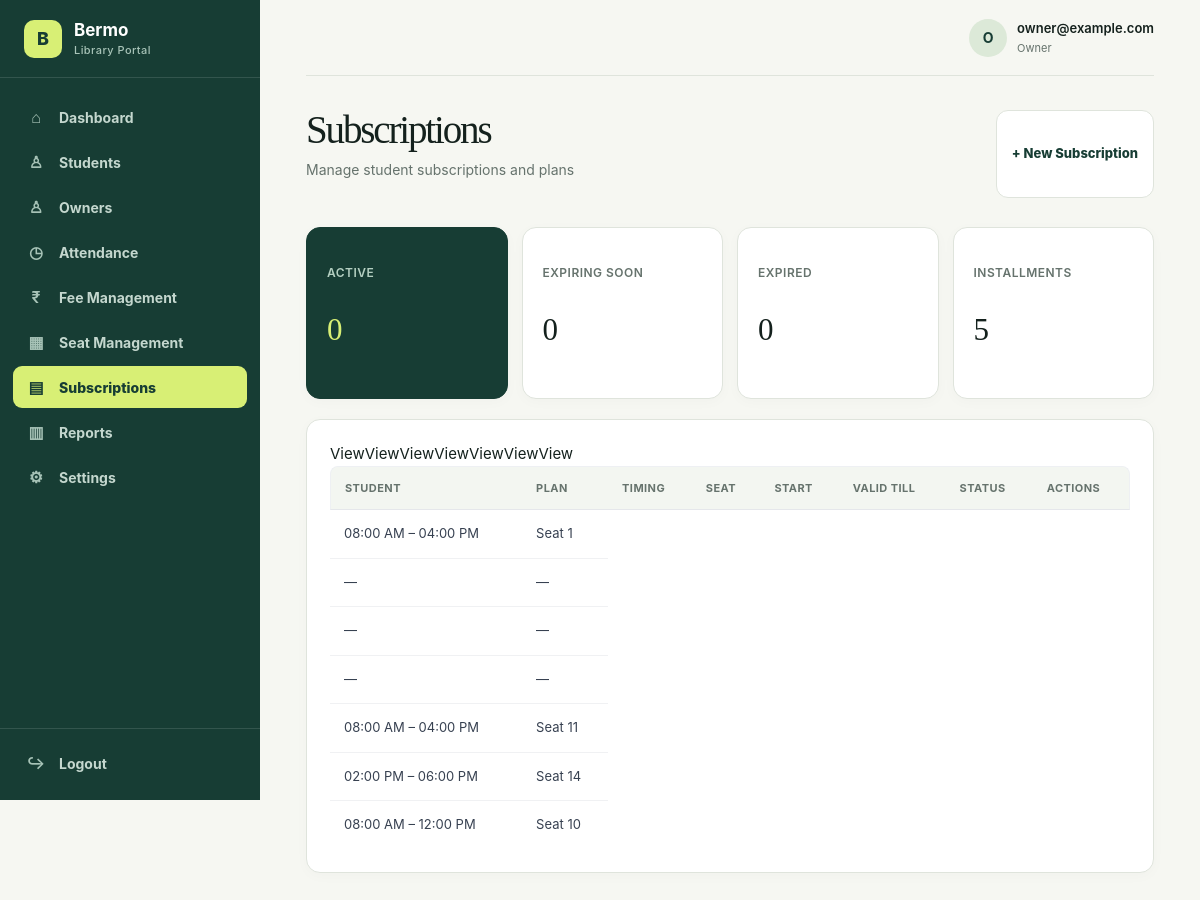
The page /management/subscriptions/ (signed in) on the database as committed earlier.
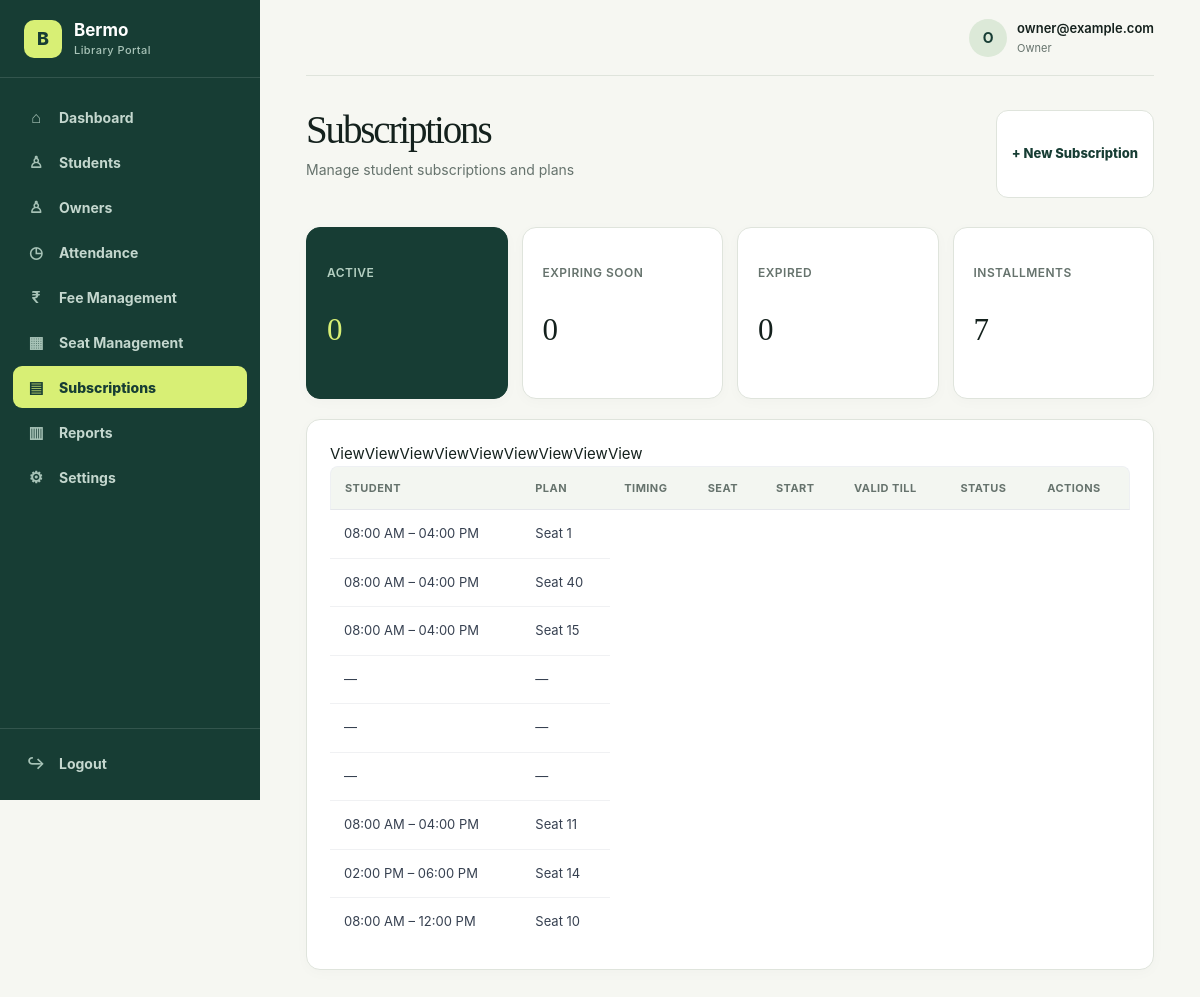
The same page on the database as committed later.
### library/models.py (models this page shows, shortened)
class Subscription(models.Model):
    STATUS_CHOICES = [
        ("ACTIVE", "Active"),
        ("EXPIRED", "Expired"),
        ("CANCELLED", "Cancelled"),
    ]
    subscription_id = models.AutoField(primary_key=True)
    student = models.ForeignKey(
        StudentProfile,
        on_delete=models.PROTECT,
        related_name="subscriptions"
    )
    plan = models.ForeignKey(
        SubscriptionPlan,
        on_delete=models.PROTECT,
        related_name="subscriptions"
    )
    time_slot = models.ForeignKey(
        TimeSlot,
        on_delete=models.PROTECT,
        null=True,
        blank=True,
        related_name="subscriptions"
    )
    start_date = models.DateField()
    end_date = models.DateField()
    status = models.CharField(
        max_length=20,
        choices=STATUS_CHOICES,
        default="ACTIVE"
    )
    created_at = models.DateTimeField(auto_now_add=True)

class SeatAllocation(models.Model):
    STATUS_CHOICES = [
        ("ACTIVE", "Active"),
        ("ENDED", "Ended"),
    ]
    allocation_id = models.AutoField(primary_key=True)
    student = models.ForeignKey(
        StudentProfile,
        on_delete=models.PROTECT,
        related_name="seat_allocations"
    )
    seat = models.ForeignKey(
        Seat,
        on_delete=models.PROTECT,
        related_name="allocations"
    )
    subscription = models.ForeignKey(
        Subscription,
        on_delete=models.PROTECT,
        related_name="seat_allocations"
    )
    start_date = models.DateField()
    end_date = models.DateField()
    start_time = models.TimeField(
        null=True,
        blank=True
    )
    end_time = models.TimeField(
        null=True,
        blank=True
    )
    status = models.CharField(
        max_length=20,
        choices=STATUS_CHOICES,
        default="ACTIVE"
    )

class Seat(models.Model):
    STATUS_CHOICES = [
        ("AVAILABLE", "Available"),
        ("OCCUPIED", "Occupied"),
        ("MAINTENANCE", "Maintenance"),
    ]
    seat_id = models.AutoField(primary_key=True)
    library = models.ForeignKey(
        Library,
        on_delete=models.CASCADE,
        related_name="seats"
    )
    seat_number = models.CharField(max_length=20)
    status = models.CharField(
        max_length=20,
        choices=STATUS_CHOICES,
        default="AVAILABLE"
    )
    class Meta:
        constraints = [
            models.UniqueConstraint(
                fields=["library", "seat_number"],
                name="unique_seat_per_library"
            )
        ]

### management/views.py (the view)
# urls.py: path("subscriptions/", views.subscriptions, name="students_subscriptions"),
@login_required
def subscriptions(request):
    today = timezone.localdate()
    active_allocations = Prefetch(
        "seat_allocations",
        queryset=SeatAllocation.objects.filter(
            status="ACTIVE"
        ).select_related("seat"),
        to_attr="current_allocations",
    )
    subscriptions = (
        Subscription.objects
        .select_related("student", "plan", "time_slot")
        .prefetch_related(active_allocations)
        .order_by("-start_date")
    )
    active_count = subscriptions.filter(
        status="ACTIVE",
        end_date__gte=today,
    ).count()
    expiring_count = subscriptions.filter(
        status="ACTIVE",
        end_date__range=[today, today + timedelta(days=7)],
    ).count()
    expired_count = subscriptions.filter(
        Q(status="EXPIRED") |
        Q(status="ACTIVE", end_date__lt=today)
    ).count()
    installment_count = Payment.objects.filter(status="PAID").count()
    return render(
        request,
        "management/subscriptions.html",
        {
            "subscriptions": subscriptions,
            "active_count": active_count,
            "expiring_count": expiring_count,
            "expired_count": expired_count,
            "installment_count": installment_count,
            "today": today,
        },
    )

### management/views.py (called while the page is built)
def owner_required(view_func):
    @login_required
    @wraps(view_func)
    def wrapped_view(request, *args, **kwargs):
        if request.user.role != "OWNER":
            raise PermissionDenied("Only library owners can access management pages.")
        return view_func(request, *args, **kwargs)
    return wrapped_view

### templates/management/subscriptions.html (shortened to what this page needs)
{% extends "management/base.html" %}
{% block content %}
<div class="dashboard-header">
    <div>
        <h1>Subscriptions</h1>
        <p>
            Manage student subscriptions and plans
        </p>
    </div>
    <a href="#" class="action">
        + New Subscription
    </a>
</div>
<div class="summary-cards">
    <div class="card">
        <h4>Active</h4>
        <p>{{ active_subscriptions|default:"0" }}</p>
    </div>
    <div class="card">
        <h4>Expiring Soon</h4>
        <p>{{ expiring|default:"0" }}</p>
    </div>
    <div class="card">
        <h4>Expired</h4>
        <p>{{ expired|default:"0" }}</p>
    </div>
    <div class="card">
        <h4>Installments</h4>
        <p>{{ installment_count|default:"0" }}</p>
    </div>
</div>
<div class="card">
    <table width="100%" cellpadding="12">
        <thead>
            <tr>
                <th>Student</th>
                <th>Plan</th>
                <th>Timing</th>
                <th>Seat</th>
                <th>Start</th>
                <th>Valid Till</th>
                <th>Status</th>
                <th>Actions</th>
            </tr>
        </thead>
        <tbody>
            {% for subscription in subscriptions %}
            <tr>
                <td>
                    {% with allocation=subscription.current_allocations|first %}
                    {% if allocation %}
                        {{ allocation.start_time|time:"h:i A" }} –
                        {{ allocation.end_time|time:"h:i A" }}
                    {% else %}
                        —
                    {% endif %}
                    {% endwith %}
                </td>
                <td>
                    {% with allocation=subscription.current_allocations|first %}
                        {% if allocation %}
                            Seat {{ allocation.seat.seat_number }}
                        {% else %}
                            —
                        {% endif %}
                    {% endwith %}
                </td>
                    <a href="{% url 'management:student_detail' subscription.student.student_id %}">View</a>
            </tr>
            {% empty %}
            <tr>
                <td colspan="8">
                    No subscriptions found.
                </td>
            </tr>
            {% endfor %}
        </tbody>
    </table>
</div>
{% endblock %}

Rows that differ between the two databases and show on the page:
added Subscription: start_time "08:00 AM", end_time "04:00 PM", seat.seat_number "40"
added Subscription: start_time "08:00 AM", end_time "04:00 PM", seat.seat_number "15"
Other text that changed with them:
{{ installment_count|default:"0" }}: "5" → "7"
